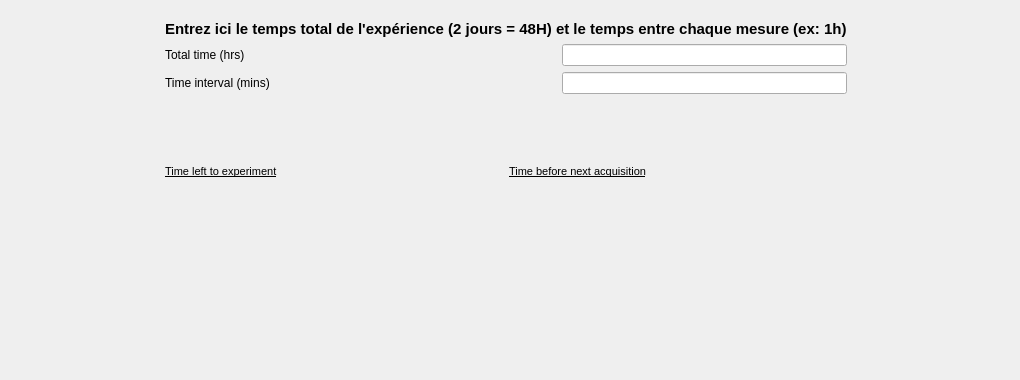
         <widget class="QWidget" name="timer_page">
          <widget class="QWidget" name="layoutWidget">
           <property name="geometry">
            <rect>
             <x>0</x>
             <y>20</y>
             <width>1011</width>
             <height>351</height>
            </rect>
           </property>
           <layout class="QHBoxLayout" name="horizontalLayout_23">
            <item>
             <spacer name="horizontalSpacer_48">
              <property name="orientation">
               <enum>Qt::Horizontal</enum>
              </property>
              <property name="sizeHint" stdset="0">
               <size>
                <width>40</width>
                <height>20</height>
               </size>
              </property>
             </spacer>
            </item>
            <item>
             <layout class="QVBoxLayout" name="verticalLayout_27">
              <item>
               <widget class="QLabel" name="label_36">
                <property name="font">
                 <font>
                  <family>Arial</family>
                  <pointsize>11</pointsize>
                  <weight>75</weight>
                  <bold>true</bold>
                 </font>
                </property>
                <property name="text">
                 <string>Entrez ici le temps total de l'expérience (2 jours = 48H) et le temps entre chaque mesure (ex: 1h)</string>
                </property>
               </widget>
              </item>
              <item>
               <layout class="QVBoxLayout" name="verticalLayout_26">
                <item>
                 <layout class="QHBoxLayout" name="horizontalLayout_17">
                  <item>
                   <layout class="QVBoxLayout" name="verticalLayout_22">
                    <item>
                     <widget class="QLabel" name="totaltime_label">
                      <property name="styleSheet">
                       <string notr="true">font: 10pt &quot;MS Shell Dlg 2&quot;;</string>
                      </property>
                      <property name="text">
                       <string>Total time (hrs)</string>
                      </property>
                     </widget>
                    </item>
                    <item>
                     <widget class="QLabel" name="time_intreval_label">
                      <property name="styleSheet">
                       <string notr="true">font: 10pt &quot;MS Shell Dlg 2&quot;;</string>
                      </property>
                      <property name="text">
                       <string>Time interval (mins)</string>
                      </property>
                     </widget>
                    </item>
                   </layout>
                  </item>
                  <item>
                   <spacer name="horizontalSpacer_43">
                    <property name="orientation">
                     <enum>Qt::Horizontal</enum>
                    </property>
                    <property name="sizeHint" stdset="0">
                     <size>
                      <width>40</width>
                      <height>20</height>
                     </size>
                    </property>
                   </spacer>
                  </item>
                  <item>
                   <layout class="QVBoxLayout" name="verticalLayout_23">
                    <item>
                     <widget class="QLineEdit" name="totaltime_lineEdit"/>
                    </item>
                    <item>
                     <widget class="QLineEdit" name="time_interval_lineEdit"/>
                    </item>
                   </layout>
                  </item>
                 </layout>
                </item>
                <item>
                 <layout class="QVBoxLayout" name="verticalLayout_24" stretch="0,1,0">
                  <item>
                   <layout class="QHBoxLayout" name="horizontalLayout_18">
                    <item>
                     <widget class="QLabel" name="active_wells_label_3">
                      <property name="styleSheet">
                       <string notr="true">font: 16pt &quot;MS Shell Dlg 2&quot;;</string>
                      </property>
                      <property name="text">
                       <string/>
                      </property>
                     </widget>
                    </item>
                    <item>
                     <widget class="QLabel" name="active_wells_label_2">
                      <property name="styleSheet">
                       <string notr="true">font: 16pt &quot;MS Shell Dlg 2&quot;;</string>
                      </property>
                      <property name="text">
                       <string/>
                      </property>
                     </widget>
                    </item>
                   </layout>
                  </item>
                  <item>
                   <layout class="QHBoxLayout" name="horizontalLayout_19">
                    <item>
                     <layout class="QVBoxLayout" name="verticalLayout_25">
                      <item>
                       <layout class="QHBoxLayout" name="horizontalLayout_20">
                        <item>
                         <widget class="QLabel" name="totaltimer_2">
                          <property name="font">
                           <font>
                            <family>MS Shell Dlg 2</family>
                            <pointsize>8</pointsize>
                            <weight>50</weight>
                            <italic>false</italic>
                            <bold>false</bold>
                            <underline>true</underline>
                           </font>
                          </property>
                          <property name="styleSheet">
                           <string notr="true">font: 8pt &quot;MS Shell Dlg 2&quot;;
text-decoration: underline;
font: 8pt &quot;MS Shell Dlg 2&quot;;</string>
                          </property>
                          <property name="text">
                           <string>Time left to experiment</string>
                          </property>
                         </widget>
                        </item>
                        <item>
                         <widget class="QLabel" name="intervaltimer_2">
                          <property name="font">
                           <font>
                            <family>MS Shell Dlg 2</family>
                            <pointsize>8</pointsize>
                            <weight>50</weight>
                            <italic>false</italic>
                            <bold>false</bold>
                            <underline>true</underline>
                           </font>
                          </property>
                          <property name="styleSheet">
                           <string notr="true">font: 8pt &quot;MS Shell Dlg 2&quot;;
text-decoration: underline;
font: 8pt &quot;MS Shell Dlg 2&quot;;</string>
                          </property>
                          <property name="text">
                           <string>Time before next acquisition</string>
                          </property>
                         </widget>
                        </item>
                       </layout>
                      </item>
                      <item>
                       <layout class="QHBoxLayout" name="horizontalLayout_21">
                        <item>
                         <widget class="QLabel" name="totaltimer">
                          <property name="font">
                           <font>
                            <family>MS Shell Dlg 2</family>
                            <pointsize>16</pointsize>
                            <weight>50</weight>
                            <italic>false</italic>
                            <bold>false</bold>
                           </font>
                          </property>
                          <property name="styleSheet">
                           <string notr="true">font: 16pt &quot;MS Shell Dlg 2&quot;;</string>
                          </property>
                          <property name="text">
                           <string/>
                          </property>
                         </widget>
                        </item>
                        <item>
                         <widget class="QLabel" name="intervaltimer">
                          <property name="font">
                           <font>
                            <family>MS Shell Dlg 2</family>
                            <pointsize>16</pointsize>
                            <weight>50</weight>
                            <italic>false</italic>
                            <bold>false</bold>
                           </font>
                          </property>
                          <property name="styleSheet">
                           <string notr="true">font: 16pt &quot;MS Shell Dlg 2&quot;;</string>
                          </property>
                          <property name="text">
                           <string/>
                          </property>
                         </widget>
                        </item>
                       </layout>
                      </item>
                     </layout>
                    </item>
                   </layout>
                  </item>
                  <item>
                   <spacer name="verticalSpacer_24">
                    <property name="orientation">
                     <enum>Qt::Vertical</enum>
                    </property>
                    <property name="sizeHint" stdset="0">
                     <size>
                      <width>20</width>
                      <height>40</height>
                     </size>
                    </property>
                   </spacer>
                  </item>
                 </layout>
                </item>
               </layout>
              </item>
             </layout>
            </item>
            <item>
             <spacer name="horizontalSpacer_49">
              <property name="orientation">
               <enum>Qt::Horizontal</enum>
              </property>
              <property name="sizeHint" stdset="0">
               <size>
                <width>40</width>
                <height>20</height>
               </size>
              </property>
             </spacer>
            </item>
           </layout>
          </widget>
         </widget>
